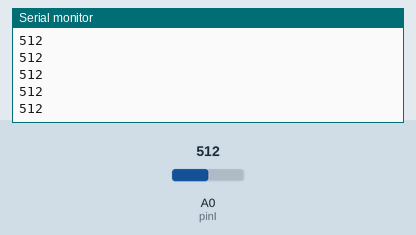
Recording of a sketch running on a simulated Arduino Uno, built with avr-gcc and run on an emulated ATmega328P. Parts: the last lines printed to the serial monitor. The inputs (shaded band) are chosen by the test bench; at power-on: A0 (pinI) = 512.

Above: at 1.2 s.
1.3 s: A0 (pinI) set to 716
At 2.0 s:
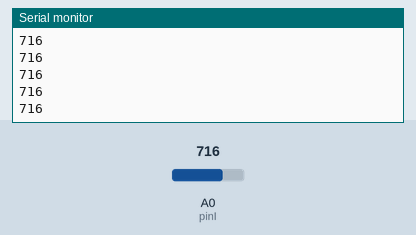
2.8 s: A0 (pinI) set to 900
At 3.9 s:
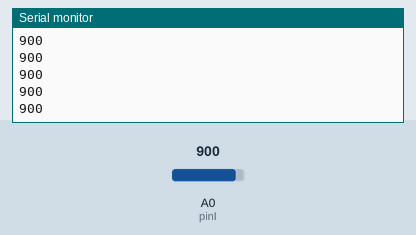
Timing chart, 0 to 5.8 s (numbered marks = the images above; inputs shaded):
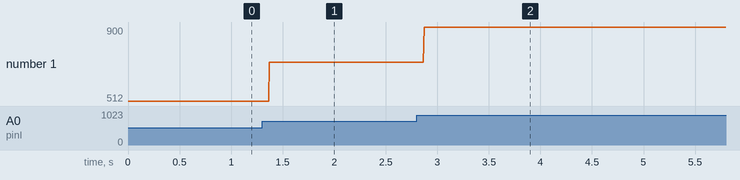

The sketch:

analog_in.ino
```cpp
const int pinI = 0; //input

void setup() {
  pinMode(pinI, INPUT);
  Serial.begin(9600);
}

void loop() {
  int val = analogRead(pinI);
  Serial.println(val);
}
```

Measured:
- after the input at 1.3 s, the serial monitor: prints a new line after 0.07 s (image 1)
- after the input at 2.8 s, the serial monitor: prints a new line after 0.07 s (image 2)
- plotted number 1: 512 → 716 after the input at 1.3 s, 716 → 900 after the input at 2.8 s
